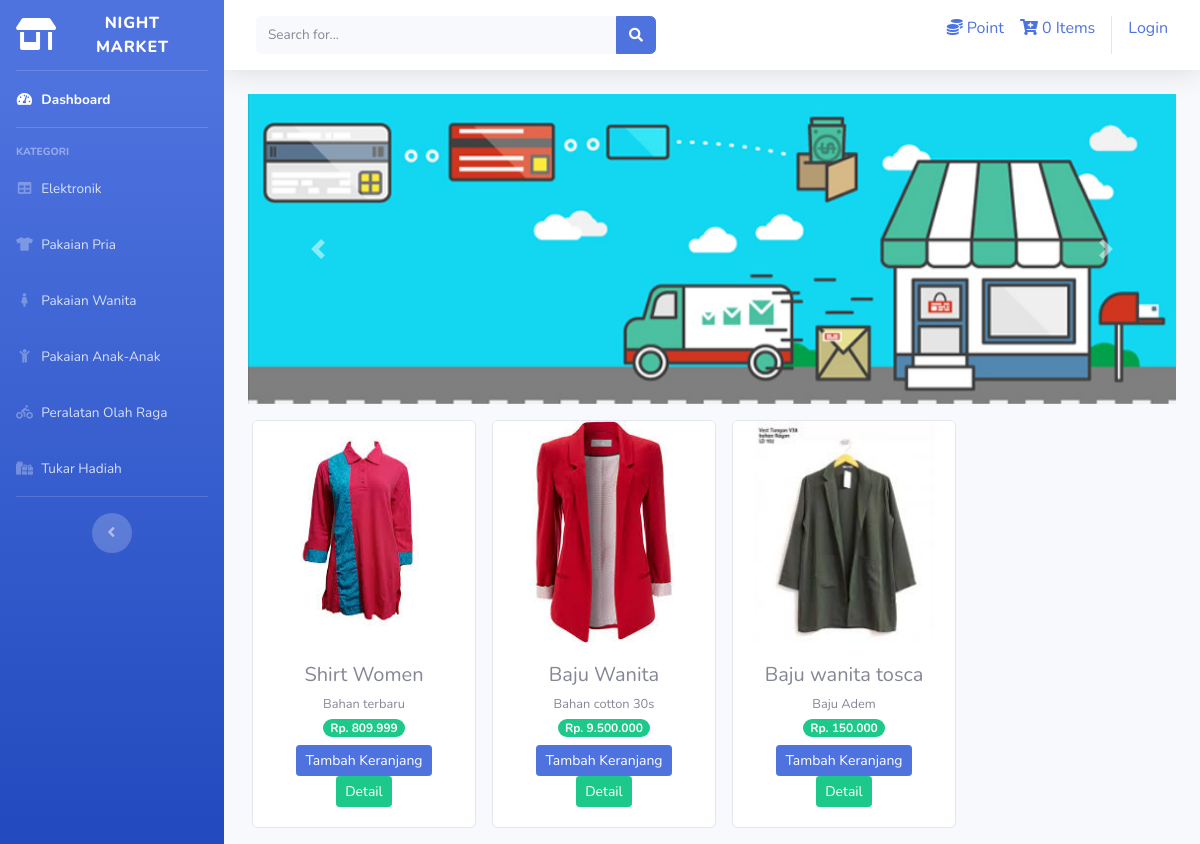
Screenshot of /index.php/kategori/pakaian_wanita with the database file from the repository.
### tables this page shows
CREATE TABLE `tb_barang` (
  `id_brg` int(11) NOT NULL,
  `nama_brg` varchar(130) NOT NULL,
  `keterangan` varchar(230) NOT NULL,
  `kategori` varchar(100) NOT NULL,
  `harga` int(11) NOT NULL,
  `stok` int(5) NOT NULL,
  `gambar` varchar(100) NOT NULL
);

### application/controllers/kategori.php (called while the page is built, shortened)
<?php
class kategori extends CI_Controller {
	public function __construct()
	{
		$this->load->model('model_kategori');
	}
	public function pakaian_wanita()
	{
		$data['pakaian_wanita'] = $this->model_kategori->data_pakaian_wanita()->result();
		$this->load->view('templates/header');
		$this->load->view('templates/sidebar');
		$this->load->view('kategori/pakaian_wanita',$data);
		$this->load->view('templates/footer');
	}
}
?>

### index.php (called while the page is built, shortened)
<?php
require_once BASEPATH.'core/CodeIgniter.php';

### application/models/model_kategori.php (called while the page is built, shortened)
<?php
class model_kategori extends CI_Model {
	public function data_pakaian_wanita()
	{
	return	$this->db->get_where("tb_barang", array('kategori' => 'Pakaian wanita'));
	}
}
?>

### application/views/kategori/pakaian_wanita.php (the view, shortened to what this page needs)
<div class="container-fluid">
<div id="carouselExampleControls" class="carousel " data-ride="carousel">
  <div class="carousel-inner">
    <div class="carousel-item active">
      <img src="<?= base_url() ?>/assets/img/slider1.jpeg" class="d-block w-100" alt="...">
    </div>
  <a class="carousel-control-prev" href="#carouselExampleControls" role="button" data-slide="prev">
    <span class="carousel-control-prev-icon" aria-hidden="true"></span>
  </a>
  <a class="carousel-control-next" href="#carouselExampleControls" role="button" data-slide="next">
    <span class="carousel-control-next-icon" aria-hidden="true"></span>
  </a>
</div>
	<div class="row text-center mt-3 ">
		<?php foreach ($pakaian_wanita as $brg ) : ?>
		<div class="card ml-3 mb-3" style="width: 14rem;">
		<img src="<?php echo base_url().'/uploads/'.$brg->gambar ?>" class="card-img-top">
		<div class="card-body">
			<h5 class="card-title mb-1"><?php echo $brg->nama_brg ;?></h5>
			<small><?php echo  $brg->keterangan; ?></small><br>
				<span class="badge badge-pill badge-success mb-2">Rp. <?php echo number_format($brg->harga, 0,',','.') ?></span><br>
			<?php echo anchor('dashboard/tambah_ke_keranjang/'. $brg->id_brg,'<div class="btn btn-primary btn-sm">Tambah Keranjang</div>')?>
			<?php echo anchor('dashboard/detail/'. $brg->id_brg,'<div class="btn btn-success btn-sm">Detail</div>')?>
		</div>
		</div>
		<?php endforeach ;?>
	</div>
</div>

### rows the page displays
tb_barang: gambar (picture), nama_brg "Shirt Women", keterangan "Bahan terbaru", harga "809.999", id_brg "Tambah Keranjang", id_brg "Detail"
tb_barang: gambar (picture), nama_brg "Baju Wanita", keterangan "Bahan cotton 30s", harga "9.500.000", id_brg "Tambah Keranjang", id_brg "Detail"
tb_barang: gambar (picture), nama_brg "Baju wanita tosca", keterangan "Baju Adem", harga "150.000", id_brg "Tambah Keranjang", id_brg "Detail"

### other values shown
$this->cart->total_items() "0"
anchor('auth/login','Login') "Login"
